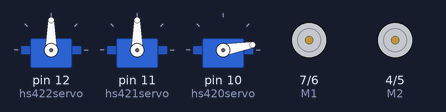
This sketch was run on a simulated Arduino Uno, built with avr-gcc and run on an emulated ATmega328P. Shown: 3 × servo, direction and speed pins drawn as motors (green arrow = direction pin HIGH = forward, orange = LOW = backward, longer = more drive).

Above: at 0.1 s.
At 5.1 s:
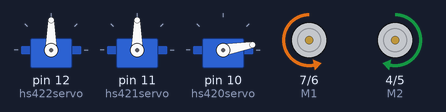
At 14.7 s:
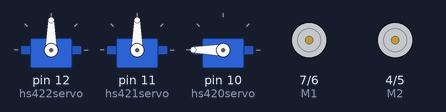
At 20.08 s:
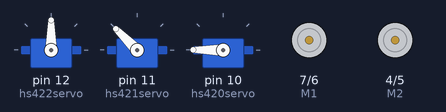
At 25.6 s:
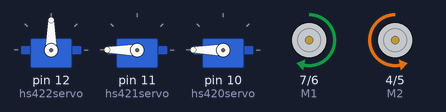
At 31.8 s:
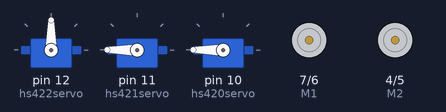
Timing chart, 0 to 38.0 s (numbered marks = the images above):
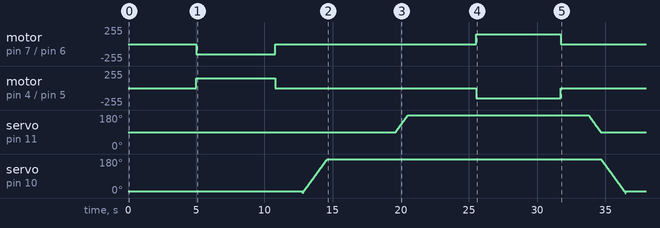

The sketch:

lab4-activity3-17.ino
```cpp
// (licence header left out)
// Use this library to command servomotors
#include <Servo.h>

//Motor driver PWM pin
const byte E1 = 6;

//Motor driver direction pin
const byte M1 = 7;

//Motor driver PWM pin
const byte E2 = 5;

//Motor driver direction pin
const byte M2 = 4;

// Create servo objects
Servo hs422servo;
Servo hs421servo;
Servo hs420servo;

// Variable to store the servo position [degrees]
int angle = 0;

void setup()
{
  // Open the serial port at 9600 bps
  Serial.begin(9600);
  pinMode(M1, OUTPUT); // Configure pin M1 for output
  pinMode(M2, OUTPUT); // Configure pin M2 for output
  // Attach the servo on pin ## to the Servo object
  hs422servo.attach(12); // horizontal motion servo from activity 1
  hs421servo.attach(11); // vertical motion servo
  hs420servo.attach(10); // gripper motion servo from activity 2
}

void loop()
{

  /* This part is seperated into 4 parts
   *  STEP 1: Get the gripper in the right position and start approaching the target/flag
   *  STEP 2: Grab the flag, close the grip and lift the flag
   *  STEP 3: Rover drives backwards back to the square with the flag still raised
   *  STEP 4: Rover stops moving and places the flag down in the square and open the grip
   */

  //STEP 1
  int u = 150; // chosen speed of rover
  // our hardware wheels would move at the same speed together, so had to go slower than wanted to get correct motion
  // for example u = 160 would make our rover turn more left and not in a straight line

  hs422servo.write(90);  // starts grip in forward facing position
  hs421servo.write(90);  // starts grip in horizontal position
  hs420servo.write(10);  // opens the grip - easier to grab the flag in the claws if already opened
  delay(5000);

  digitalWrite(M1, LOW); // Drive forward (left wheels)
  digitalWrite(M2, HIGH);  // Drive forward (right wheels)
  analogWrite(E1, u);     // PWM speed command (left wheels)
  analogWrite(E2, u);     // PWM speed command (right wheels)
  delay(5800);  // drive forward for calculated distance - because the flag could be placed between a 5500 and 6000 and the grip would still be able to reach of the target was "6000" away


  u = 0;  // stop the rover
  analogWrite(E1, u);     // PWM speed command (left wheels)
  analogWrite(E2, u);     // PWM speed command (right wheels)
  delay(2000); // this delay was put to show us when it would stop so we could visually see when step 2 would begin

  //STEP 2:

  // closes the grip
  for (angle = 0; angle <= 180; angle += 1)
  {
    // Tell the grip servo to go to position "angle"
    hs420servo.write(angle);

    // Wait a specified time [ms]
    delay(10); // we made this value much larger when testing just to visualize
  }
  delay(5000); // same delay from activity 2

  // lift the flag
  for (angle = 90; angle <= 180; angle += 1)
  {
    // Tell servo that adjusts the lifting of the grip to go to position "angle"
    hs421servo.write(angle);

    // Wait a specified time [ms]
    delay(10); // also played around with this value when testing
  }
  delay(5000); // again, same delay from activity 2 - also shows the start of step 3

  //STEP 3:

  u = 150;  // chosen speed of rover - same as moving forward
  digitalWrite(M1, HIGH);  // Drive backward (left wheels)
  digitalWrite(M2, LOW); // Drive backward (right wheels)
  analogWrite(E1, u);     // PWM speed command (left wheels)
  analogWrite(E2, u);     // PWM speed command (right wheels)

  delay(6200); // drive backward more distance because we needed to account for the size of the rover so the flag and rover would both be in the square

  u = 0;  // stop the rover
  analogWrite(E1, u);     // PWM speed command (left wheels)
  analogWrite(E2, u);     // PWM speed command (right wheels)
  delay(2000); // another delay to show us when step 4 would begin

  //STEP 4:

  // lower the flag
  for (angle = 180; angle >= 90; angle -= 1)
  {
    // Tell servo that adjusts the lifting of the grip to go to position "angle"
    hs421servo.write(angle);

    // Wait a specified time [ms]
    delay(10);
  }

  // open the grip
  for (angle = 180; angle >= 0; angle -= 1)
  {
    // Tell the grip servo to go to position "angle"
    hs420servo.write(angle);

    // Wait a specified time [ms]
    delay(10); // this delay was larger to show us the end of the process
  }

  //break;
}
```

Measured:
- by itself, servo on pin 11 (hs421servo): rises from 90° to 180° in 0.91 s, then falls to 90° in 14.1 s
- by itself, motor on pin 7 (M1) / pin 6 (E1): stopped → backward 150/255 at 5.0 s, → stopped 5.8 s later, → forward 150/255 14.7 s later, → stopped 6.2 s later
- by itself, motor on pin 4 (M2) / pin 5 (E2): stopped → forward 150/255 at 5.0 s, → stopped 5.8 s later, → backward 150/255 14.7 s later, → stopped 6.2 s later
